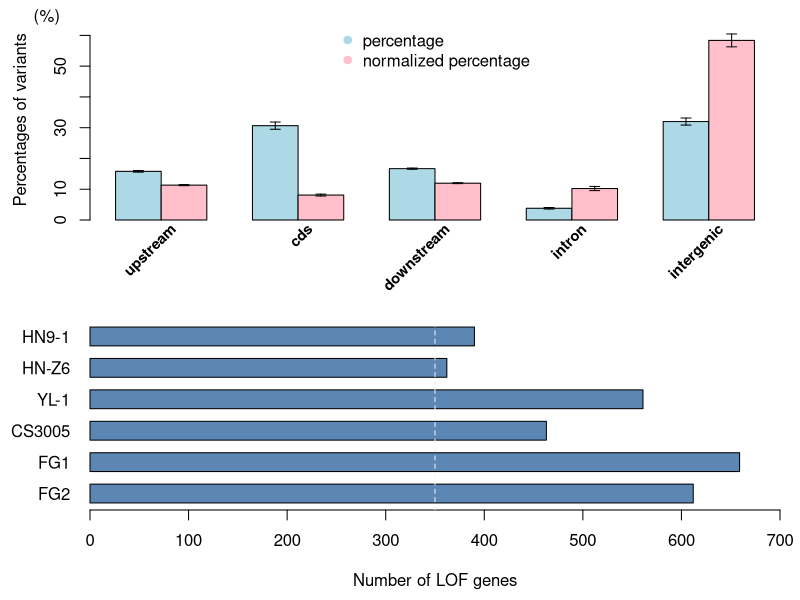

Reproduce this figure in R.
# functions
rowSd <- function (x, na.rm = FALSE, dims = 1L) 
{
  if (is.data.frame(x)) 
    x <- as.matrix(x)
  if (!is.array(x) || length(dn <- dim(x)) < 2L) 
    stop("'x' must be an array of at least two dimensions")
  if (dims < 1L || dims > length(dn) - 1L) 
    stop("invalid 'dims'")
  z <- rep(NULL, dn[1])
  for (i in 1:dn[1]) {
    z[i] <- sd(x[i,])
  }
  z
}

error.bar <- function(x, y, upper, lower=upper, length=0.1,...){
  if(length(x) != length(y) | length(y) !=length(lower) | length(lower) != length(upper))
    stop("vectors must be same length")
  arrows(x,y+upper, x, y-lower, angle=90, code=3, length=length/2, ...)
}

pdf("data/var/varlof.pdf", 4, 7)
layout(matrix(c(1,2),2,1), c(0.6,1), TRUE)
# size factor
sf <- c(7082500,
        19221567,
        7082500,
        1891454,
        2782419)

# raw freq
freq1 <- read.table("data/var/var_freq.txt", header = TRUE, check.names = FALSE)
pc1 <- rowMeans(freq1) * 100
sd1 <- rowSd(freq1) * 100

# normalized freq
freq2 <- freq1 / sf * sum(sf)
pc2 <- rowMeans(freq2)
pc2 <- pc2 / sum(pc2) * 100
sd2 <- rowSd(freq2)/sum(rowMeans(freq2)) * 100

# plot
f<-rbind(pc1,pc2)
rownames(f) <- c("percentage", "normalized percentage")
par(mar=c(4,4.5,1,1))
barx <- barplot(f,
                beside = T,
                ylim = c(0,65),
                xaxt="n",
                ylab="Percentages of variants",
                col = c("lightblue", "pink")
                )
lablist <- rbind("", colnames(f))
text(barx, -2.5,
     cex = 0.9,
     font = 2,
     labels=lablist,
     srt=45,
     pos=2,
     xpd=TRUE)
text(-0.5, 66, "(%)", xpd=TRUE)
error.bar(barx, f, rbind(sd1,sd2) )
legend("top",
       box.col = "white",
       rownames(f),
       col = c("lightblue", "pink"),
       pch=19)

lof<-read.table("data/var/lof_num.txt")

par(mar=c(4.5,4.5,1,1))
barplot(rev(lof$num),
        names.arg = rev(rownames(lof)),
        las=1,
        xlab = "Number of LOF genes",
        xlim = c(0, 700),
        col = "#5c87b4",
        space = 0.67,
        horiz = TRUE
)
abline(v=350, lty=2, col = "grey95")
dev.off()